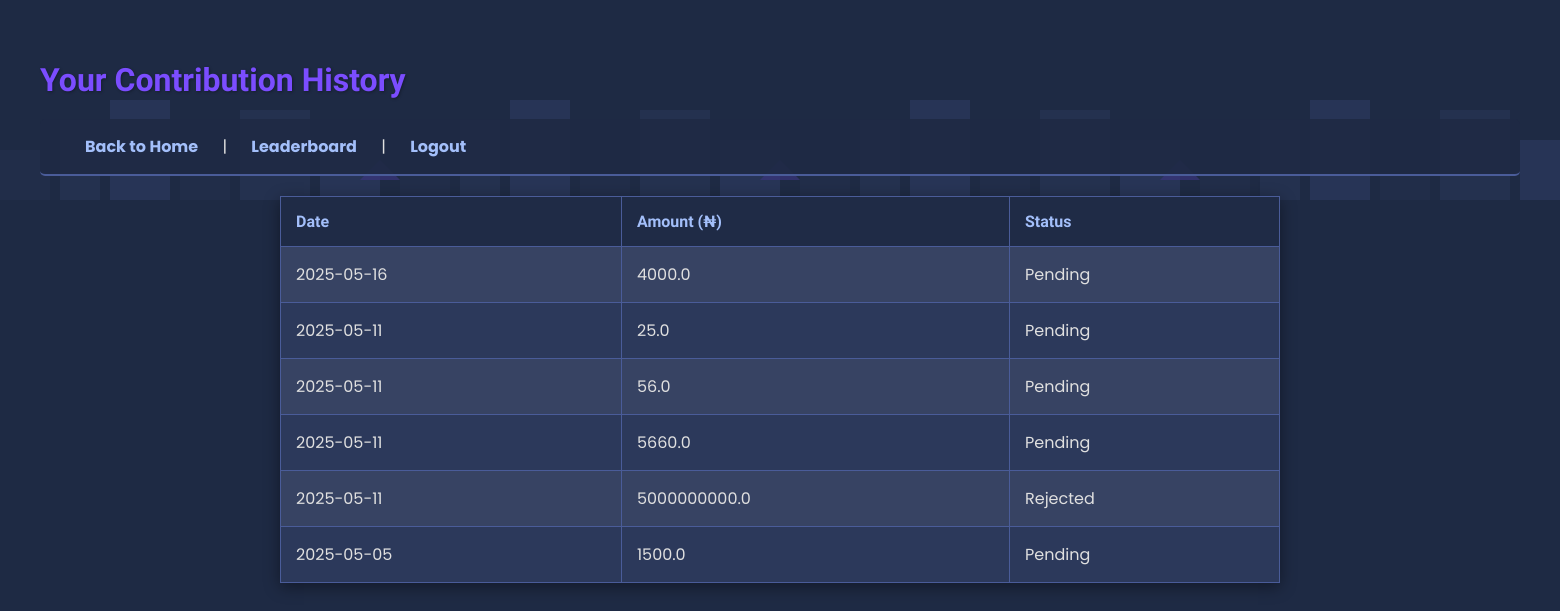
The app's page /history (signed in) with its own data.
### tables this page shows
CREATE TABLE contributions 
                 (id INTEGER PRIMARY KEY, user_id INTEGER, amount REAL, date TEXT, status INTEGER DEFAULT 0, 
                 FOREIGN KEY (user_id) REFERENCES users(id));

### app.py (the view)
@app.route('/history')
@login_required
def history():
    conn = sqlite3.connect(os.path.join(os.path.dirname(__file__), 'group.db'))
    c = conn.cursor()
    c.execute('''SELECT amount, date, status
                 FROM contributions
                 WHERE user_id = ?
                 ORDER BY date DESC''', (current_user.id,))
    history_data = c.fetchall()
    conn.close()
    return render_template('history.html', history=history_data)

### app.py (called while the page is built)
@login_manager.user_loader
def load_user(user_id):
    conn = sqlite3.connect(os.path.join(os.path.dirname(__file__), 'group.db'))
    c = conn.cursor()
    c.execute("SELECT id, email, name, is_admin FROM users WHERE id = ?", (user_id,))
    user_data = c.fetchone()
    conn.close()
    if user_data:
        return User(user_data[0], user_data[1], user_data[2], user_data[3])
    return None

### templates/history.html (shortened to what this page needs)
<!DOCTYPE html>
<html lang="en">
<head>
    <link rel="stylesheet" href="{{ url_for('static', filename='style.css') }}">
</head>
<body>
    <h1>Your Contribution History</h1>
    <nav>
        <a href="/">Back to Home</a> | <a href="/leaderboard">Leaderboard</a> | <a href="/logout">Logout</a>
    </nav>
    <table>
        <tr>
            <th>Date</th>
            <th>Amount (₦)</th>
            <th>Status</th>
        </tr>
        {% for amount, date, status in history %}
        <tr>
            <td>{{ date }}</td>
            <td>{{ amount|float|round(2) }}</td>
            <td>{{ 'Pending' if status == 0 else 'Approved' if status == 1 else 'Rejected' }}</td>
        </tr>
        {% endfor %}
    </table>
</body>
</html>

### static/style.css (style rules this page uses)
body { margin: 0; padding: 40px; font-family: 'Poppins', sans-serif; color: #e0e0e0; min-height: 100vh; background: #1e2a44; position: relative; overflow-x: hidden; animation: fadeIn 1s ease-in; }
body::before { content: ''; position: absolute; top: 0; left: 0; width: 200%; height: 100%; background-size: 400px 200px; animation: moveCity 25s linear infinite; z-index: -1; opacity: 0.3; }
h1 { font-family: 'Bungee', cursive; color: #7b4dff; text-shadow: 1px 1px 3px rgba(0, 0, 0, 0.3); animation: slideIn 0.8s ease-out; margin-bottom: 20px; }
nav { background: rgba(30, 42, 68, 0.9); padding: 15px 25px; border-bottom: 2px solid #4a5c99; border-radius: 5px; margin-bottom: 20px; }
nav a { color: #a3bffa; text-decoration: none; margin: 0 20px; font-weight: 700; transition: color 0.3s, transform 0.3s; }
table { width: 90%; max-width: 1000px; margin: 0 auto 20px; border-collapse: collapse; background: rgba(46, 59, 94, 0.9); box-shadow: 0 4px 15px rgba(0, 0, 0, 0.4); animation: fadeIn 1s ease-in; }
th, td { border: 1px solid #4a5c99; padding: 15px; text-align: left; }
th { background: rgba(30, 42, 68, 0.9); color: #a3bffa; font-family: 'Bungee', cursive; }
tr:nth-child(even) { background: rgba(255, 255, 255, 0.05); }

### records on screen
contributions: date "2025-05-16", amount "4000.0", status "Pending"
contributions: date "2025-05-11", amount "25.0", status "Pending"
contributions: date "2025-05-11", amount "56.0", status "Pending"
contributions: date "2025-05-11", amount "5660.0", status "Pending"
contributions: date "2025-05-11", amount "5000000000.0", status "Rejected"
contributions: date "2025-05-05", amount "1500.0", status "Pending"
